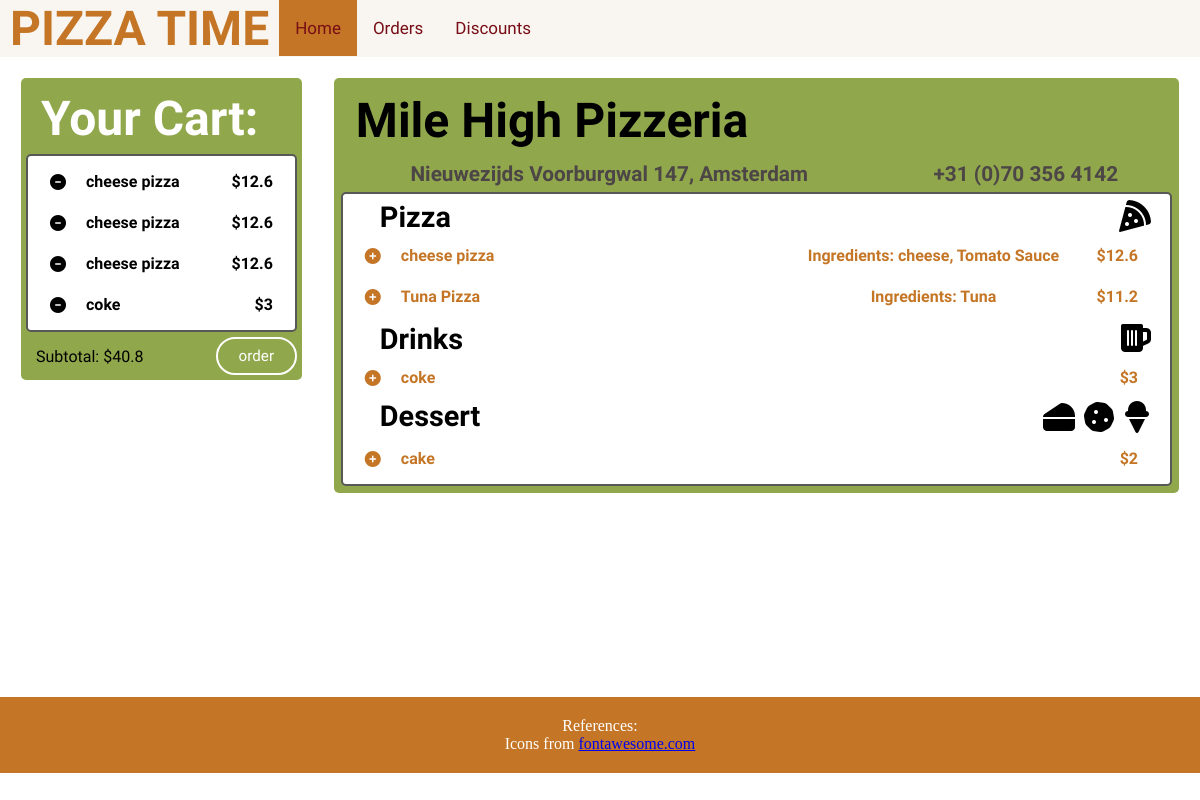
Page /menu/ (signed in) on the earlier database version.
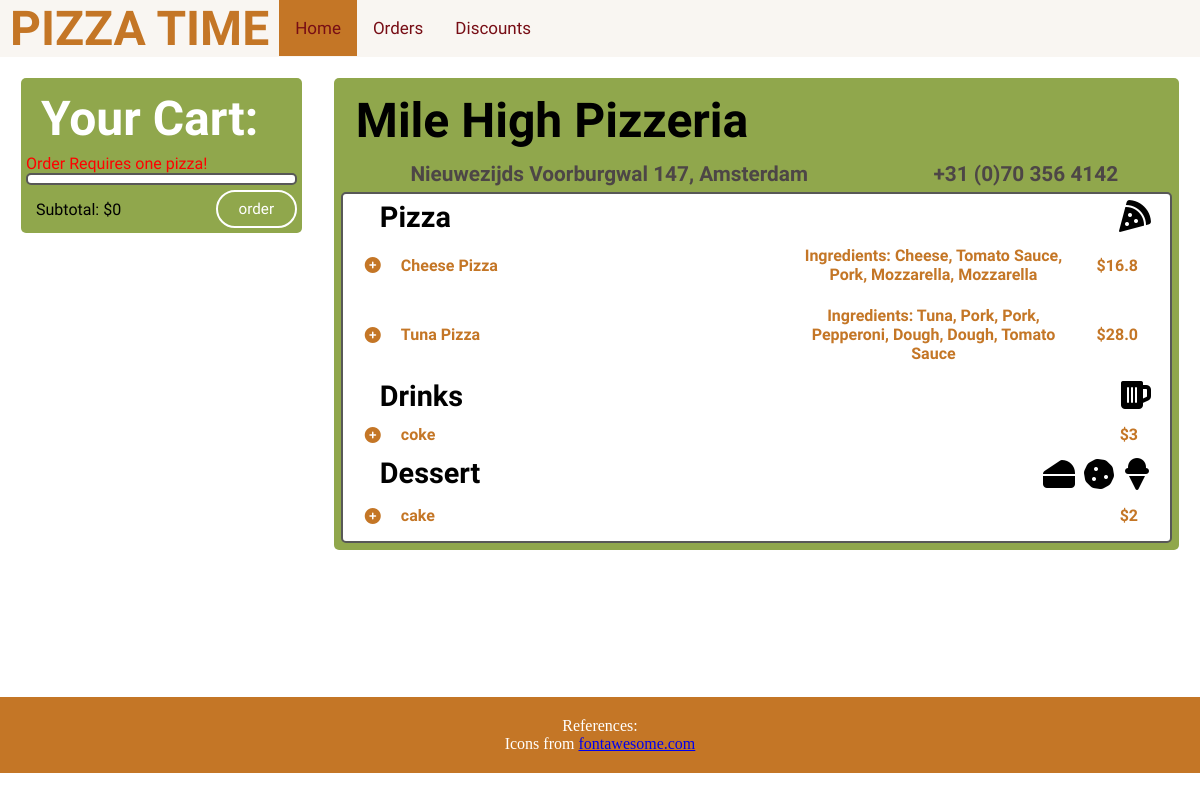
Same page on the later database version.
### pizzas/models.py (models this page shows, shortened)
class Dish(models.Model):
    name = models.CharField(max_length=100)
    ingredients = models.ManyToManyField(Ingredient, through='Dish_Item', through_fields=('dish', 'ingredient'))
    @property
    def price(self):
        total = 0
        for ingredient in self.ingredients.all():
            total += ingredient.price*(Dish_Item.objects.filter(dish = self, ingredient = ingredient)).first().quantity
        return round(total*1.4,2)
    @property
    def ingredients_str(self):
        str = ''
        for ingredient in self.ingredients.all():
            str += ingredient.name + ', '
        return str[0:len(str)-2]
    @property
    def vegetarian(self):
        for ingredient in self.ingredients.all():
            if not ingredient.vegetarian:
                return False
        return True

class Ingredient(models.Model):
    name = models.CharField(max_length=100)
    price = models.IntegerField(default=0)
    vegetarian = models.BooleanField(default=False)

class Dish_Item(models.Model):
    ingredient = models.ForeignKey(Ingredient, on_delete=models.CASCADE)
    dish = models.ForeignKey(Dish, on_delete=models.CASCADE)
    quantity = models.IntegerField(default=1)

class Drink_Dessert(models.Model):
    name = models.CharField(max_length=100)
    price = models.IntegerField()
    types = [('1','drink'), ('2', 'dessert')]
    type = models.CharField(max_length=100, choices=types, default='1')

class Order(models.Model):
    user = models.ForeignKey(User, on_delete=models.CASCADE)
    status_choices = [('1','incomplete'),('2','in preparation'), ('3','on the way'), ('4','completed'), ('5','cancelled')]
    delivery_person = models.ForeignKey(Delivery_Person, on_delete=models.CASCADE, null =True, blank=True)
    status = models.CharField(max_length=100,choices=status_choices,default='1')
    dishes = models.ManyToManyField(Dish, through='Order_Item', through_fields=('order', 'dish'))
    drinks_desserts = models.ManyToManyField(Drink_Dessert, through='Drink_Dessert_Item', through_fields=('order', 'drink_dessert'))
    date_created = models.DateTimeField(null = True, default= None)
    postal_code = models.ForeignKey(Area, default=None, null=True, on_delete=models.CASCADE)
    date_picked_up = models.DateTimeField(null=True, default=None, blank=True)
    date_completed = models.DateTimeField(null=True, default=None, blank=True)
    address = models.CharField(max_length=100,null=True, default=None, blank=True)
    phone = models.CharField(max_length=100,null=True, default=None, blank=True)
    @property
    def price(self):
        total = 0
        for dish in self.dishes.all():
            total += dish.price
        for drink_dessert in self.drinks_desserts.all():
            total += drink_dessert.price
        return round(total,2)
    @property
    def valid(self):
        return len(self.dishes.all()) != 0

### pizzas/views.py (the view)
# urls.py: path('menu/', views.menu, name= 'menu'),
def menu(request):
    context = {
        'dishes': Dish.objects.all(),
        'cart': active_order(Order.objects.filter(user=request.user), request.user),
        'drinks': Drink_Dessert.objects.filter(type='1'),
        'desserts': Drink_Dessert.objects.filter(type='2'),
        'order_id': active_order(Order.objects.filter(user=request.user), request.user).id
    }
    ingredients = Ingredient.objects.all()
    counter = 1
    return render(request, 'Menu.html', context)

### pizzas/views.py (called while the page is built)
def active_order(orders, current_user):
    for order in orders:
        if order.status == '1':
            return order
    o = Order(user=current_user)
    o.save()
    return o

### pizzas/templates/Menu.html (shortened to what the changed rows need)
{% load static %}
<html lang="en">
  <head>
    <link rel="stylesheet" href="{% static 'CSS/menuStyle.css' %}" />
  </head>
  <body>
    <div class="topnav">
      <h1 class="title" >PIZZA TIME</h1>
    </div>
    <div class="container">
        <div class="display">
          <div class="RestaurantCard cart">
            <h3>Your Cart:</h3>
              {%if not cart.valid%}
            <p style="color:red; ">Order Requires one pizza!</p>
              {%endif%}
            <table class="insideCart">
                {%for item in cart.dishes.all%}
                    <tr>
                        <th>
                            <form action="{%url 'dish_delete' cart.id item.id%}" method="POST">
                            <div class="cartItem" href="{%url 'order' order_id%}" onclick="this.parentNode.submit()">
                                <span style="padding-right: 20px; margin-bottom: auto; margin-top: auto;">
                                    <i class="fas fa-minus-circle"></i>
                                </span>
                                <div class="holdsTwo">
                                    <p style="margin-bottom: auto; margin-top: auto;">{{item.name}}</p>
                                    <p style="margin-bottom: auto; margin-top: auto;">${{item.price}}</p>
                                </div>
                            </div>
                            </form>
                        </th>
                    </tr>
                {%endfor%}
                {%for item in cart.drinks_desserts.all%}
                    <tr>
                        <th>
                            <form action="{%url 'drink_dessert_delete' cart.id item.id%}" method="POST">
                            <div class="cartItem" href="{%url 'drink_dessert_delete' cart.id item.id%}" onclick="this.parentNode.submit()">
                                <span style="padding-right: 20px; margin-bottom: auto; margin-top: auto;">
                                    <i class="fas fa-minus-circle"></i>
                                </span>
                                <div class="holdsTwo">
                                    <p style="margin-bottom: auto; margin-top: auto;">{{item.name}}</p>
                                    <p style="margin-bottom: auto; margin-top: auto;">${{item.price}}</p>
                                </div>
                            </div>
                            </form>
                        </th>
                    </tr>
                {%endfor%}
            </table>
            <div style="display: flex; justify-content: space-between; width:100%; padding-top: 5px;">
                <p style="color:black; padding-left:10px; margin-bottom: auto; margin-top: auto;">Subtotal: ${{cart.price}}</p>
                <a href="{%url 'finalize' order_id%}" class="btn" style="text-decoration:none">order</a>
            </div>
          </div>
          <table class="RestaurantCard">
            <tr>
              <th>
                <h5>Mile High Pizzeria</h5>
              </th>
            </tr>
            <tr>
                <th class="info">
                    <p>Nieuwezijds Voorburgwal 147, Amsterdam</p>
                </th>
                <th class="info">
                    <p>+31 (0)70 356 4142</p>
                </th>
            </tr>
            <tr>
                <td colspan="2">
                    <table class="menu">
                        <tr>
                            <th>
                                <p class="foodType" style="padding-left: 20px;">Pizza</p>
                                <span class="icon">
                                    <i class="fas fa-pizza-slice"></i>
                                </span>
                            </th>
                        </tr>
                            {% for dish in dishes %}
                                    <tr class="option">
                                        <th>
                                            {%if dish.vegetarian%}
                                            <form action="{%url 'dish' dish.id%}" method="POST">
                                                {% csrf_token %}
                                            <div class="optional vegetarian" href="{%url 'order' order_id%}" onclick="this.parentNode.submit()">
                                                <span style="padding-right: 20px; margin-bottom: auto; margin-top: auto;">
                                                    <i class="fas fa-plus-circle"></i>
                                                </span>
                                                <div style="display: flex; justify-content: space-between; width:100%;">
                                                    <p style="margin-bottom: auto; margin-top: auto;">{{dish.name}}</p>
                                                    <i class="fas fa-seedling"></i>
                                                    <p  style="width: 40%;">Ingredients: {{dish.ingredients_str}}</p>
                                                </div>
                                                <p style="padding-right: 10px; padding-left: 30px; margin-bottom: auto; margin-top: auto;">${{dish.price}}</p>
                                            </div>
                                            </form>
                                            {%else%}
                                            <form action="{%url 'dish' dish.id%}" method="POST">
                                            <div class="optional" href="{%url 'order' order_id%}" onclick="this.parentNode.submit()">
                                                <span style="padding-right: 20px; margin-bottom: auto; margin-top: auto;">
                                                    <i class="fas fa-plus-circle"></i>
                                                </span>
                                                <div style="display: flex; justify-content: space-between; width:100%;">
                                                    <p style="margin-bottom: auto; margin-top: auto;">{{dish.name}}</p>
                                                    <p  style="width: 40%;">Ingredients: {{dish.ingredients_str}}</p>
                                                </div>
                                                <p style="padding-right: 10px; padding-left: 30px; margin-bottom: auto; margin-top: auto;">${{dish.price}}</p>
                                            </div>
                                            </form>
                                            {%endif%}
                                        </th>
                                    </tr>
                            {% endfor %}
                        <tr>
                            <th>
                                <p class="foodType" style="padding-left: 20px;">Drinks</p>
                                <span class="icon">
                                    <i class="fas fa-beer"></i>
                                </span>
                            </th>
                        </tr>
                            {% for drink in drinks %}
                                    <tr class="option">
                                        <th>
                                          <form action="{%url 'drink_dessert' drink.id%}" method="POST">
                                            <div class="optional" onclick="this.parentNode.submit()">
                                                <span style="padding-right: 20px; margin-bottom: auto; margin-top: auto;">
                                                    <i class="fas fa-plus-circle" ></i>
                                                </span>
                                                <div style="display: flex; justify-content: space-between; width:100%;">
                                                    <p style="margin-bottom: auto; margin-top: auto;">{{drink.name}}</p>
                                                </div>
                                                <p style="padding-right: 10px; padding-left: 30px; margin-bottom: auto; margin-top: auto;">${{drink.price}}</p>
                                            </div>
                                          </form>
                                        </th>
                                    </tr>
                            {% endfor %}
                        <tr>
                            <th>
                                <p class="foodType" style="padding-left: 20px;">Dessert</p>
                                <span class="icon">
                                    <i class="fas fa-cheese"></i>
                                    <i class="fas fa-cookie"></i>
                                    <i class="fas fa-ice-cream"></i>
                                </span>
                            </th>
                        </tr>
                            {% for dessert in desserts %}
                                    <tr class="option">
                                        <th>
                                          <form action="{%url 'drink_dessert' dessert.id%}" method="POST">
                                            <div class="optional" onclick="this.parentNode.submit()">
                                                <span style="padding-right: 20px; margin-bottom: auto; margin-top: auto;">
                                                    <i class="fas fa-plus-circle" ></i>
                                                </span>
                                                <div style="display: flex; justify-content: space-between; width:100%;">
                                                    <p style="margin-bottom: auto; margin-top: auto;">{{dessert.name}}</p>
                                                </div>
                                                <p style="padding-right: 10px; padding-left: 30px; margin-bottom: auto; margin-top: auto;">${{dessert.price}}</p>
                                            </div>
                                          </form>
                                        </th>
                                    </tr>
                            {% endfor %}
                    </table>
                </td>
            </tr>
          </table>
        </div>
    </div>
  </body>
</html>

Differences in the rows shown:
no longer on one of the page's lists (row edited): Dish: name "cheese pizza", price "12.6"
removed Order: price "40.8"
no longer on one of the page's lists (row unchanged): Drink_Dessert: name "coke", price "3"
added Order: price "0"
changed Dish: name "cheese pizza" → "Cheese Pizza"; ingredients_str "cheese, Tomato Sauce" → "Cheese, Tomato Sauce, Pork, Mozzarella, Mozzarella"; price "12.6" → "16.8"
changed through a linked row, Dish "Tuna Pizza": ingredients_str "Tuna" → "Tuna, Pork, Pork, Pepperoni, Dough, Dough, Tomato Sauce"; price "11.2" → "28.0"
Other differences:
text now shown: "Order Requires one pizza!"
